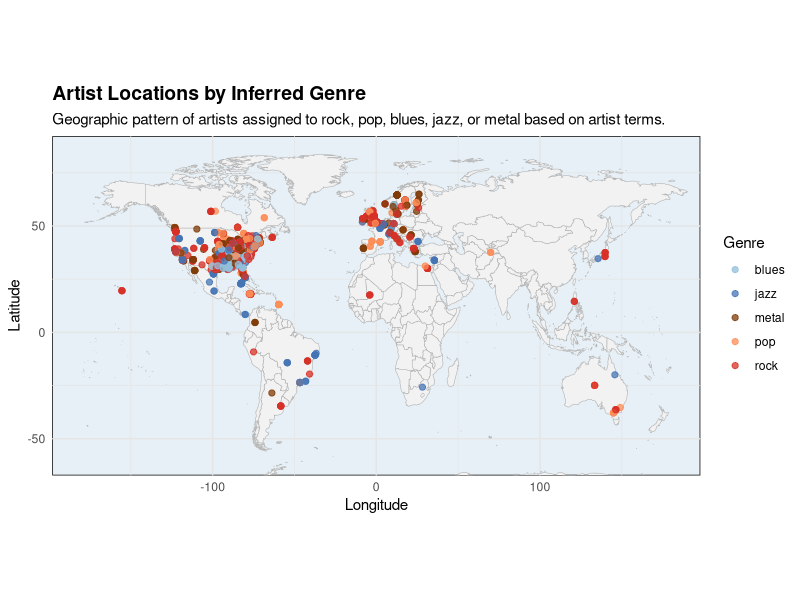

Reproduce this figure in R.
# Load required packages
library(ggplot2)
library(maps)

# Read the music dataset
music <- read.csv("data/music.csv", stringsAsFactors = FALSE)

# Convert coordinate columns to numeric
music$artist.latitude <- as.numeric(as.character(music$artist.latitude))
music$artist.longitude <- as.numeric(as.character(music$artist.longitude))

# Normalize artist terms and assign genres by priority
music$artist.terms <- tolower(trimws(as.character(music$artist.terms)))
assign_genre <- function(terms) {
  if (is.na(terms) || terms == "") {
    return(NA_character_)
  }
  if (grepl("\\brock\\b", terms, ignore.case = TRUE)) {
    return("rock")
  }
  if (grepl("\\bpop\\b", terms, ignore.case = TRUE)) {
    return("pop")
  }
  if (grepl("\\bblues\\b", terms, ignore.case = TRUE)) {
    return("blues")
  }
  if (grepl("\\bjazz\\b", terms, ignore.case = TRUE)) {
    return("jazz")
  }
  if (grepl("\\bmetal\\b", terms, ignore.case = TRUE)) {
    return("metal")
  }
  return(NA_character_)
}

music$genre <- vapply(music$artist.terms, assign_genre, character(1), USE.NAMES = FALSE)

# Filter to artists with usable coordinates and a matching genre
genre_artists <- subset(music,
                        !(artist.latitude == 0 & artist.longitude == 0) &
                        !is.na(artist.latitude) & !is.na(artist.longitude) &
                        !is.na(genre) & genre != "")

# Load world map data
world_map <- map_data("world")

# Build the plot
gg <- ggplot() +
  geom_polygon(
    data = world_map,
    aes(x = long, y = lat, group = group),
    fill = "gray95",
    color = "gray70",
    size = 0.2
  ) +
  geom_point(
    data = genre_artists,
    aes(x = artist.longitude, y = artist.latitude, color = genre),
    alpha = 0.75,
    size = 1.8
  ) +
  scale_color_manual(
    values = c(
      rock = "#d73027",
      pop = "#fc8d59",
      blues = "#91bfdb",
      jazz = "#4575b4",
      metal = "#7f3b08"
    ),
    name = "Genre"
  ) +
  coord_fixed(1.3, xlim = c(-180, 180), ylim = c(-60, 85)) +
  labs(
    title = "Artist Locations by Inferred Genre",
    subtitle = "Geographic pattern of artists assigned to rock, pop, blues, jazz, or metal based on artist terms.",
    x = "Longitude",
    y = "Latitude"
  ) +
  theme_minimal() +
  theme(
    panel.background = element_rect(fill = "#e6f0f6"),
    panel.grid = element_line(color = "gray90"),
    plot.title = element_text(face = "bold", size = 14),
    plot.subtitle = element_text(size = 11),
    legend.position = "right"
  )

# Save the plot to a PNG file
ggsave("artist_genre_map.png", gg, width = 12, height = 6, dpi = 300)
message("Saved genre map to artist_genre_map.png")
